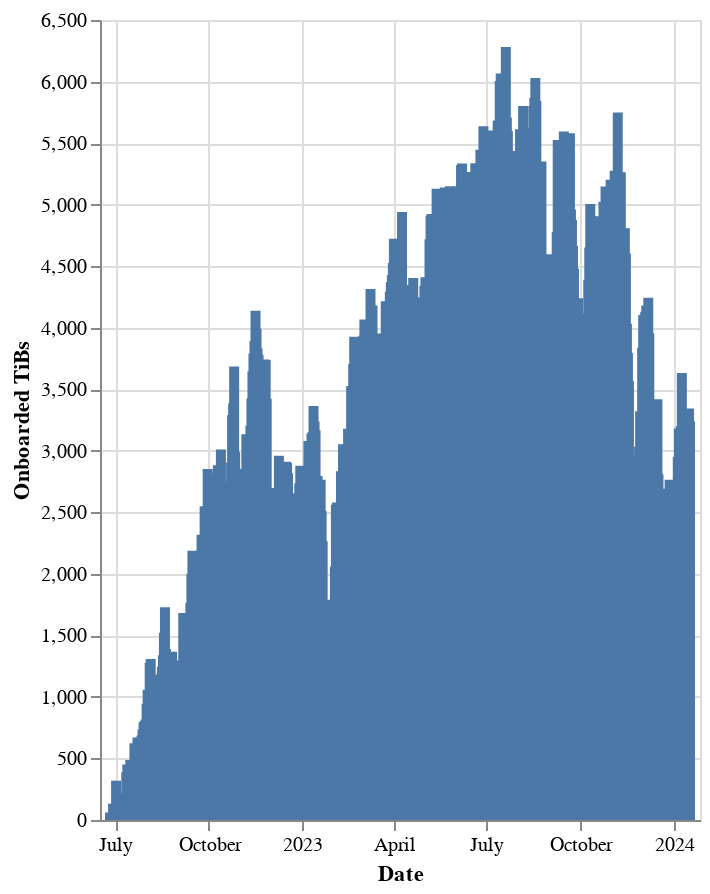

Notebook code cell kept with this figure:
### Markdown cell above
## Data Onboarding Rate

### Code cell
# | output: true

c = (
    alt.Chart(df)
    .mark_bar()
    .encode(
        x=alt.X("date:T", title="Date"),
        y=alt.Y("onboarded_tibs:Q", title="Onboarded TiBs"),
        tooltip=[
            alt.Tooltip("date:T", title="Date"),
            alt.Tooltip("onboarded_tibs:Q", title="Onboarded TiBs"),
        ],
    )
    .properties(width="container", height=400)
    # .interactive(bind_y=False)
)

c.display()

### Figure 1 — Vega-Lite specification as saved in the notebook (floating-point values rounded to 4 significant figures; data arrays with more than 128 entries replaced by an {"elided": "..."} marker saying what was removed)
{"usermeta": {"embedOptions": {"theme": "powerbi"}}, "config": {"view": {"continuousWidth": 300, "continuousHeight": 300}}, "data": {"name": "data-8f2326dae6f2eddf55ae2cbba012ef30"}, "mark": {"type": "bar"}, "encoding": {"tooltip": [{"field": "date", "title": "Date", "type": "temporal"}, {"field": "onboarded_tibs", "title": "Onboarded TiBs", "type": "quantitative"}], "x": {"field": "date", "title": "Date", "type": "temporal"}, "y": {"field": "onboarded_tibs", "title": "Onboarded TiBs", "type": "quantitative"}}, "height": 400, "width": "container", "$schema": "https://vega.github.io/schema/vega-lite/v5.16.3.json", "datasets": {"data-8f2326dae6f2eddf55ae2cbba012ef30": {"elided": "569 records"}}}
